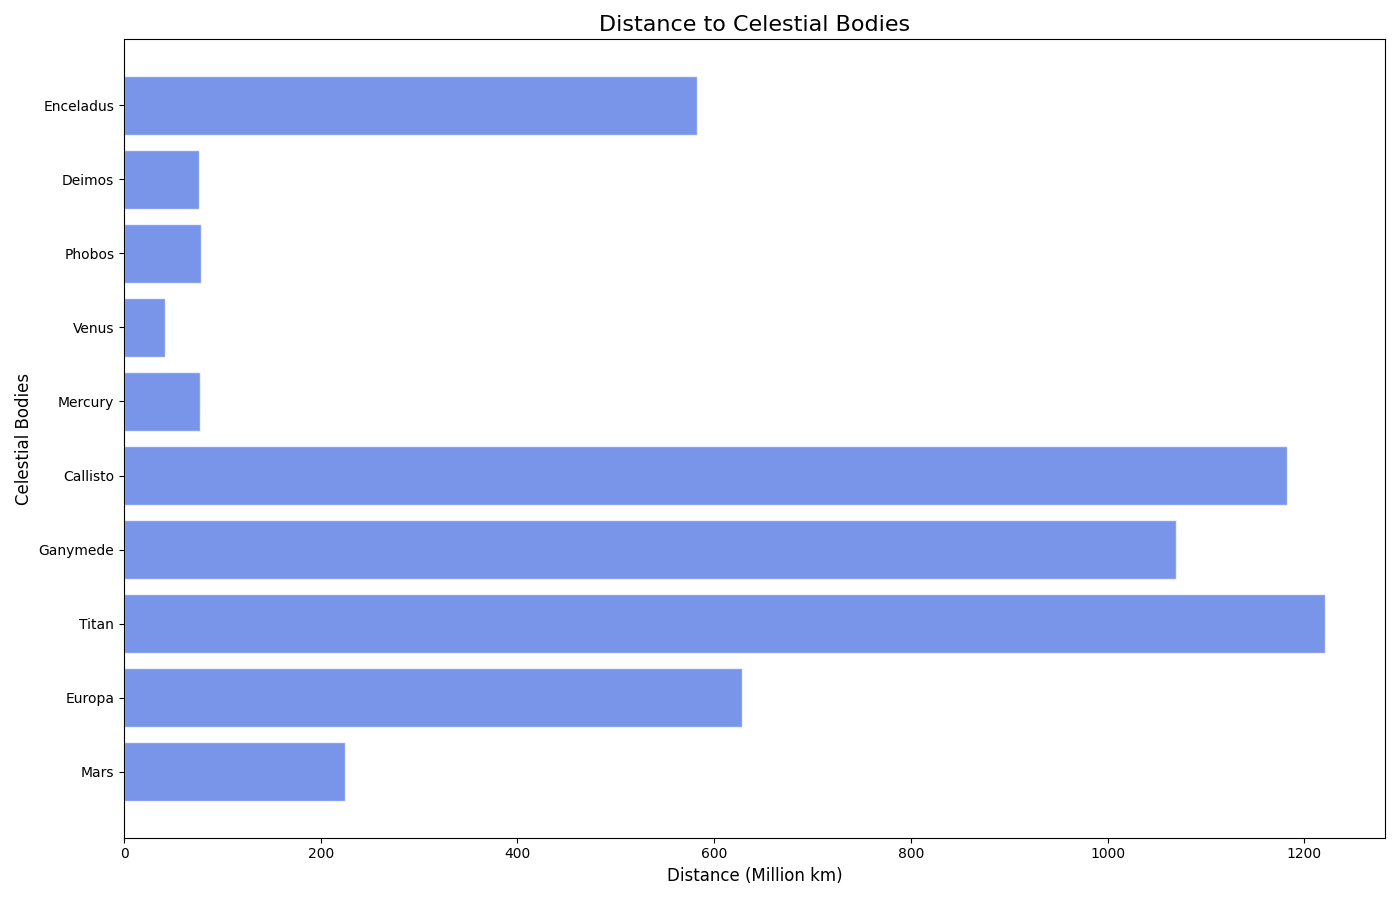

Recreate this plot in Python.
import matplotlib.pyplot as plt
import numpy as np

bodies = ['Mars', 'Europa', 'Titan', 'Ganymede', 'Callisto', 'Mercury', 'Venus', 'Phobos', 'Deimos', 'Enceladus']
distances = np.array([225, 628, 1221, 1070, 1182, 77, 42, 78, 76, 583])
colonization_time = np.array([20, 40, 50, 60, 70, 30, 10, 15, 25, 45])

fig, ax = plt.subplots(figsize=(14, 9))
ax.barh(bodies, distances, color='royalblue', alpha=0.7, edgecolor='w')

ax.set_title('Distance to Celestial Bodies', fontsize=16)
ax.set_xlabel('Distance (Million km)', fontsize=12)
ax.set_ylabel('Celestial Bodies', fontsize=12)

plt.tight_layout()
plt.show()
